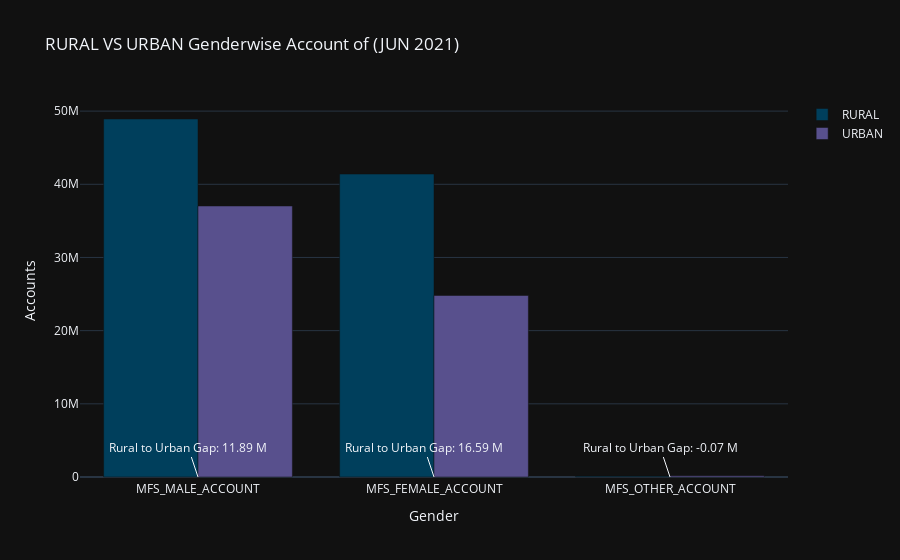

Notebook cell for this chart:
### Code cell
MONTH = 'JUN 2021'
mfs_acc_date = mfs_acc[mfs_acc['PERIOD'] == MONTH]
mfs_acc_date

sections = ['MFS_MALE_ACCOUNT', 'MFS_FEMALE_ACCOUNT', 'MFS_OTHER_ACCOUNT']

fig = go.Figure(data=[
    go.Bar(name='RURAL', x=sections, marker_color='#003f5c', y=[mfs_acc_date['MFS_MALE_ACCOUNT_RURAL'].item(), 
                                        mfs_acc_date['MFS_FEMALE_ACCOUNT_RURAL'].item(), 
                                        mfs_acc_date['MFS_OTHER_ACCOUNT_RURAL'].item()]),
    
    go.Bar(name='URBAN', x=sections, marker_color='#58508d', y=[mfs_acc_date['MFS_MALE_ACCOUNT_URBAN'].item(), 
                                        mfs_acc_date['MFS_FEMALE_ACCOUNT_URBAN'].item(), 
                                        mfs_acc_date['MFS_OTHER_ACCOUNT_URBAN'].item()])
])

for i, section in enumerate(sections):
    fig.add_annotation(
        go.layout.Annotation(
            x=i,
            y=5,
            text= f"Rural to Urban Gap: { round((mfs_acc_date[f'{section}_RURAL'].item() - mfs_acc_date[f'{section}_URBAN'].item()) / 1000000, 2) } M")
    )
    
fig.update_layout(barmode='group', 
                  template='plotly_dark', 
                  title=f'RURAL VS URBAN Genderwise Account of ({MONTH})',
                  xaxis_title='Gender', yaxis_title='Accounts',)
fig.show()

### Figure 1 — Plotly figure (JSON) as saved in the notebook; plotly's stock layout.template omitted (floating-point values rounded to 4 significant figures)
{"data": [{"marker": {"color": "#003f5c"}, "name": "RURAL", "type": "bar", "x": ["MFS_MALE_ACCOUNT", "MFS_FEMALE_ACCOUNT", "MFS_OTHER_ACCOUNT"], "y": [48922350, 41396674, 112232]}, {"marker": {"color": "#58508d"}, "name": "URBAN", "type": "bar", "x": ["MFS_MALE_ACCOUNT", "MFS_FEMALE_ACCOUNT", "MFS_OTHER_ACCOUNT"], "y": [37035589, 24809406, 186016]}], "layout": {"annotations": [{"text": "Rural to Urban Gap: 11.89 M", "x": 0, "y": 5}, {"text": "Rural to Urban Gap: 16.59 M", "x": 1, "y": 5}, {"text": "Rural to Urban Gap: -0.07 M", "x": 2, "y": 5}], "barmode": "group", "title": {"text": "RURAL VS URBAN Genderwise Account of (JUN 2021)"}, "xaxis": {"title": {"text": "Gender"}}, "yaxis": {"title": {"text": "Accounts"}}}}
